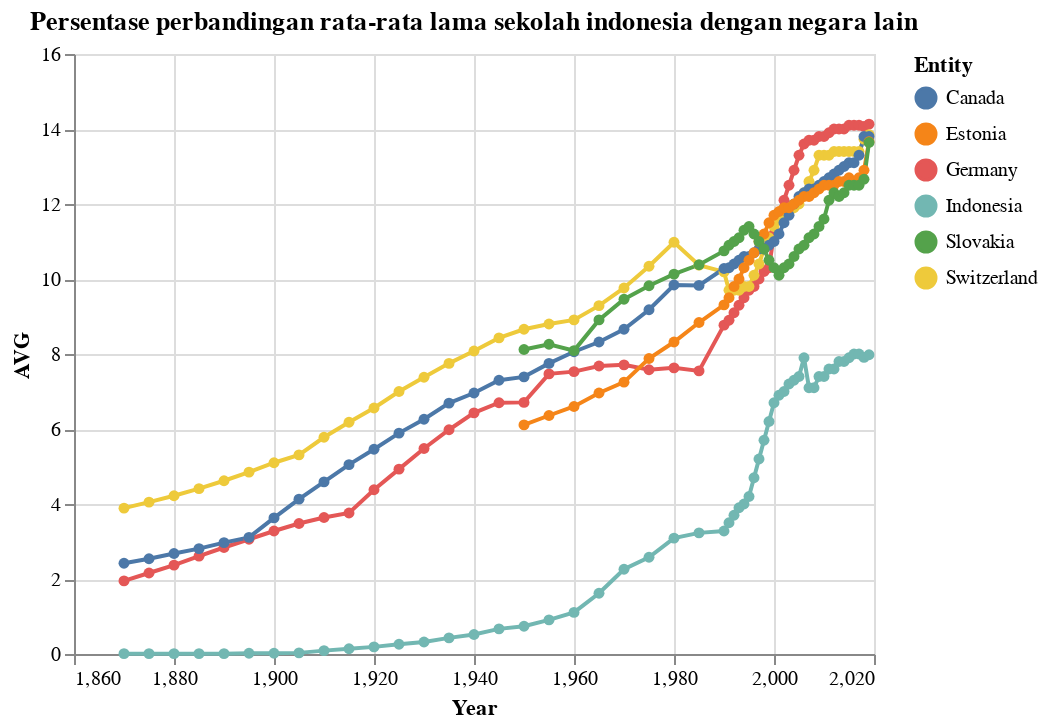

This figure's notebook cell:
### Code cell
chart = alt.Chart(final_top).mark_line(point = True).encode(
    x = alt.X("Year", title="Year"),
    y="AVG",
    color='Entity',
).properties(
    title="Persentase perbandingan rata-rata lama sekolah indonesia dengan negara lain"
)
chart

### Figure 1 — Vega-Lite specification as saved in the notebook (floating-point values rounded to 4 significant figures; data arrays with more than 128 entries replaced by an {"elided": "..."} marker saying what was removed)
{"config": {"view": {"continuousWidth": 400, "continuousHeight": 300}}, "data": {"name": "data-af66995d0f1189bcd8365ee777c97510"}, "mark": {"type": "line", "point": true}, "encoding": {"color": {"field": "Entity", "type": "nominal"}, "x": {"field": "Year", "title": "Year", "type": "quantitative"}, "y": {"field": "AVG", "type": "quantitative"}}, "title": "Persentase perbandingan rata-rata lama sekolah indonesia dengan negara lain", "$schema": "https://vega.github.io/schema/vega-lite/v4.17.0.json", "datasets": {"data-af66995d0f1189bcd8365ee777c97510": {"elided": "292 records"}}}
